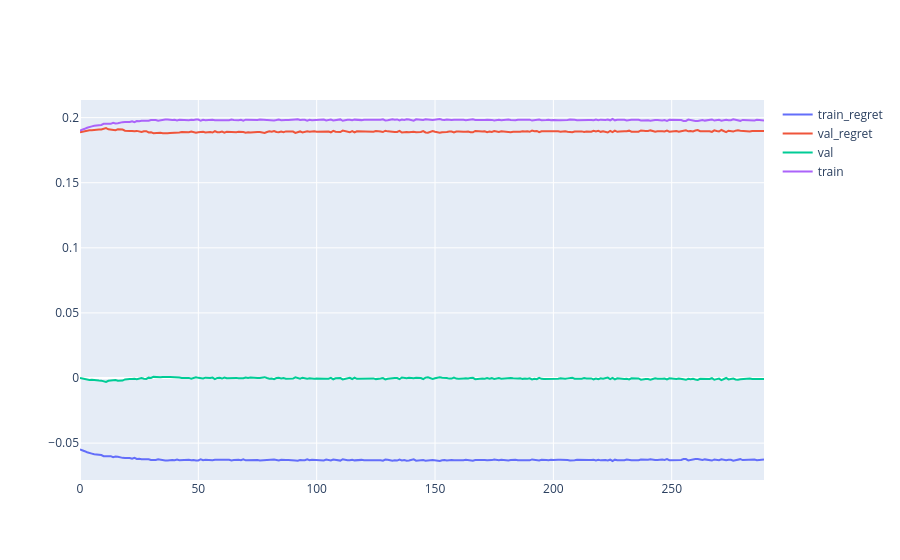

This figure's notebook cell:
### Code cell
import plotly.graph_objects as go 

fig = go.Figure()
fig.add_trace(go.Scatter(x = s_train_regret.index.values, y = s_train_regret.values, name = 'train_regret'))
fig.add_trace(go.Scatter(x = s_val_regret.index, y = s_val_regret.values, name = 'val_regret'))
fig.add_trace(go.Scatter(x = s_val.index, y = s_val.values, name = 'val'))
fig.add_trace(go.Scatter(x = s_train.index, y = s_train.values, name = 'train'))
fig.show()

### Figure 1 — Plotly figure (JSON) as saved in the notebook; plotly's stock layout.template omitted (floating-point values rounded to 4 significant figures; data arrays with more than 128 entries replaced by an {"elided": "..."} marker saying what was removed)
{"data": [{"name": "train_regret", "type": "scatter", "x": {"elided": "290 int values"}, "y": {"elided": "290 float values"}}, {"name": "val_regret", "type": "scatter", "x": {"elided": "290 int values"}, "y": {"elided": "290 float values"}}, {"name": "val", "type": "scatter", "x": {"elided": "290 int values"}, "y": {"elided": "290 float values"}}, {"name": "train", "type": "scatter", "x": {"elided": "290 int values"}, "y": {"elided": "290 float values"}}], "layout": {}}
